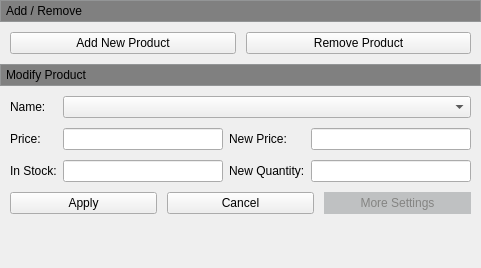
           <widget class="QWidget" name="scrollAreaWidgetContents_8">
            <property name="geometry">
             <rect>
              <x>0</x>
              <y>0</y>
              <width>481</width>
              <height>268</height>
             </rect>
            </property>
            <layout class="QVBoxLayout" name="verticalLayout_14">
             <property name="spacing">
              <number>0</number>
             </property>
             <property name="leftMargin">
              <number>0</number>
             </property>
             <property name="topMargin">
              <number>0</number>
             </property>
             <property name="rightMargin">
              <number>0</number>
             </property>
             <property name="bottomMargin">
              <number>7</number>
             </property>
             <item>
              <widget class="QFrame" name="verticalFrame_2">
               <property name="styleSheet">
                <string notr="true">background-color:rgb(191,193,194)</string>
               </property>
               <property name="frameShape">
                <enum>QFrame::StyledPanel</enum>
               </property>
               <layout class="QVBoxLayout" name="verticalLayout_15">
                <property name="spacing">
                 <number>0</number>
                </property>
                <property name="leftMargin">
                 <number>0</number>
                </property>
                <property name="topMargin">
                 <number>0</number>
                </property>
                <property name="rightMargin">
                 <number>0</number>
                </property>
                <property name="bottomMargin">
                 <number>0</number>
                </property>
                <item>
                 <widget class="QPushButton" name="m_pPushButtonProductAdd">
                  <property name="enabled">
                   <bool>true</bool>
                  </property>
                  <property name="sizePolicy">
                   <sizepolicy hsizetype="Expanding" vsizetype="Fixed">
                    <horstretch>0</horstretch>
                    <verstretch>0</verstretch>
                   </sizepolicy>
                  </property>
                  <property name="minimumSize">
                   <size>
                    <width>0</width>
                    <height>20</height>
                   </size>
                  </property>
                  <property name="maximumSize">
                   <size>
                    <width>16777215</width>
                    <height>20</height>
                   </size>
                  </property>
                  <property name="cursor">
                   <cursorShape>ArrowCursor</cursorShape>
                  </property>
                  <property name="mouseTracking">
                   <bool>true</bool>
                  </property>
                  <property name="focusPolicy">
                   <enum>Qt::NoFocus</enum>
                  </property>
                  <property name="autoFillBackground">
                   <bool>false</bool>
                  </property>
                  <property name="styleSheet">
                   <string notr="true">QPushButton {
    background-color: gray;
	border: 0px;
	border-radius: 0px;
	text-align: left;
	padding-left: 5px;
}
</string>
                  </property>
                  <property name="text">
                   <string>Add / Remove</string>
                  </property>
                  <property name="iconSize">
                   <size>
                    <width>10</width>
                    <height>10</height>
                   </size>
                  </property>
                  <property name="checkable">
                   <bool>true</bool>
                  </property>
                  <property name="checked">
                   <bool>true</bool>
                  </property>
                  <property name="flat">
                   <bool>true</bool>
                  </property>
                 </widget>
                </item>
               </layout>
              </widget>
             </item>
             <item>
              <widget class="QWidget" name="m_pProductAddWidget" native="true">
               <layout class="QFormLayout" name="formLayout_9">
                <property name="fieldGrowthPolicy">
                 <enum>QFormLayout::AllNonFixedFieldsGrow</enum>
                </property>
                <property name="horizontalSpacing">
                 <number>5</number>
                </property>
                <property name="verticalSpacing">
                 <number>10</number>
                </property>
                <property name="leftMargin">
                 <number>10</number>
                </property>
                <property name="topMargin">
                 <number>10</number>
                </property>
                <property name="rightMargin">
                 <number>10</number>
                </property>
                <property name="bottomMargin">
                 <number>10</number>
                </property>
                <item row="0" column="0" colspan="2">
                 <layout class="QHBoxLayout" name="horizontalLayout_18">
                  <property name="spacing">
                   <number>10</number>
                  </property>
                  <property name="leftMargin">
                   <number>0</number>
                  </property>
                  <property name="rightMargin">
                   <number>0</number>
                  </property>
                  <property name="bottomMargin">
                   <number>0</number>
                  </property>
                  <item>
                   <widget class="QPushButton" name="pushButton_15">
                    <property name="autoFillBackground">
                     <bool>false</bool>
                    </property>
                    <property name="styleSheet">
                     <string notr="true"/>
                    </property>
                    <property name="text">
                     <string>Add New Product</string>
                    </property>
                    <property name="checkable">
                     <bool>false</bool>
                    </property>
                    <property name="checked">
                     <bool>false</bool>
                    </property>
                    <property name="flat">
                     <bool>false</bool>
                    </property>
                   </widget>
                  </item>
                  <item>
                   <widget class="QPushButton" name="pushButton_16">
                    <property name="text">
                     <string>Remove Product</string>
                    </property>
                   </widget>
                  </item>
                 </layout>
                </item>
               </layout>
              </widget>
             </item>
             <item>
              <widget class="QFrame" name="verticalFrame_3">
               <property name="styleSheet">
                <string notr="true">background-color:rgb(191,193,194)</string>
               </property>
               <property name="frameShape">
                <enum>QFrame::StyledPanel</enum>
               </property>
               <layout class="QVBoxLayout" name="verticalLayout_24">
                <property name="spacing">
                 <number>0</number>
                </property>
                <property name="leftMargin">
                 <number>0</number>
                </property>
                <property name="topMargin">
                 <number>0</number>
                </property>
                <property name="rightMargin">
                 <number>0</number>
                </property>
                <property name="bottomMargin">
                 <number>0</number>
                </property>
                <item>
                 <widget class="QPushButton" name="m_pPushButtonProductChange">
                  <property name="enabled">
                   <bool>true</bool>
                  </property>
                  <property name="sizePolicy">
                   <sizepolicy hsizetype="Expanding" vsizetype="Fixed">
                    <horstretch>0</horstretch>
                    <verstretch>0</verstretch>
                   </sizepolicy>
                  </property>
                  <property name="minimumSize">
                   <size>
                    <width>0</width>
                    <height>20</height>
                   </size>
                  </property>
                  <property name="maximumSize">
                   <size>
                    <width>16777215</width>
                    <height>20</height>
                   </size>
                  </property>
                  <property name="focusPolicy">
                   <enum>Qt::NoFocus</enum>
                  </property>
                  <property name="autoFillBackground">
                   <bool>false</bool>
                  </property>
                  <property name="styleSheet">
                   <string notr="true">QPushButton {
    background-color: gray;
	border: 0px;
	border-radius: 0px;
	text-align: left;
	padding-left: 5px;
}
</string>
                  </property>
                  <property name="text">
                   <string>Modify Product</string>
                  </property>
                  <property name="iconSize">
                   <size>
                    <width>10</width>
                    <height>10</height>
                   </size>
                  </property>
                  <property name="checkable">
                   <bool>true</bool>
                  </property>
                  <property name="checked">
                   <bool>true</bool>
                  </property>
                  <property name="flat">
                   <bool>true</bool>
                  </property>
                 </widget>
                </item>
               </layout>
              </widget>
             </item>
             <item>
              <widget class="QWidget" name="m_pProductChangeWidget" native="true">
               <layout class="QGridLayout" name="gridLayout_3">
                <property name="leftMargin">
                 <number>10</number>
                </property>
                <property name="topMargin">
                 <number>10</number>
                </property>
                <property name="rightMargin">
                 <number>10</number>
                </property>
                <property name="bottomMargin">
                 <number>10</number>
                </property>
                <property name="verticalSpacing">
                 <number>10</number>
                </property>
                <item row="0" column="0">
                 <widget class="QLabel" name="label_3">
                  <property name="text">
                   <string>Name:</string>
                  </property>
                 </widget>
                </item>
                <item row="0" column="1" colspan="3">
                 <widget class="QComboBox" name="comboBox_3"/>
                </item>
                <item row="1" column="1">
                 <widget class="QLineEdit" name="lineEdit">
                  <property name="styleSheet">
                   <string notr="true"/>
                  </property>
                 </widget>
                </item>
                <item row="1" column="0">
                 <widget class="QLabel" name="label_6">
                  <property name="text">
                   <string>Price:</string>
                  </property>
                 </widget>
                </item>
                <item row="2" column="1">
                 <widget class="QLineEdit" name="lineEdit_3"/>
                </item>
                <item row="1" column="3">
                 <widget class="QLineEdit" name="lineEdit_2"/>
                </item>
                <item row="2" column="0">
                 <widget class="QLabel" name="label_8">
                  <property name="text">
                   <string>In Stock:</string>
                  </property>
                 </widget>
                </item>
                <item row="1" column="2">
                 <widget class="QLabel" name="label_7">
                  <property name="text">
                   <string>New Price:</string>
                  </property>
                 </widget>
                </item>
                <item row="2" column="2">
                 <widget class="QLabel" name="label_9">
                  <property name="text">
                   <string>New Quantity:</string>
                  </property>
                 </widget>
                </item>
                <item row="2" column="3">
                 <widget class="QLineEdit" name="lineEdit_5"/>
                </item>
                <item row="3" column="0" colspan="4">
                 <layout class="QHBoxLayout" name="horizontalLayout_9">
                  <property name="spacing">
                   <number>10</number>
                  </property>
                  <property name="leftMargin">
                   <number>0</number>
                  </property>
                  <property name="rightMargin">
                   <number>0</number>
                  </property>
                  <property name="bottomMargin">
                   <number>0</number>
                  </property>
                  <item>
                   <widget class="QPushButton" name="pushButton_29">
                    <property name="minimumSize">
                     <size>
                      <width>0</width>
                      <height>22</height>
                     </size>
                    </property>
                    <property name="maximumSize">
                     <size>
                      <width>16777215</width>
                      <height>22</height>
                     </size>
                    </property>
                    <property name="text">
                     <string>Apply</string>
                    </property>
                   </widget>
                  </item>
                  <item>
                   <widget class="QPushButton" name="pushButton_30">
                    <property name="maximumSize">
                     <size>
                      <width>16777215</width>
                      <height>22</height>
                     </size>
                    </property>
                    <property name="text">
                     <string>Cancel</string>
                    </property>
                   </widget>
                  </item>
                  <item>
                   <widget class="QPushButton" name="pushButton_31">
                    <property name="maximumSize">
                     <size>
                      <width>16777215</width>
                      <height>22</height>
                     </size>
                    </property>
                    <property name="layoutDirection">
                     <enum>Qt::RightToLeft</enum>
                    </property>
                    <property name="autoFillBackground">
                     <bool>false</bool>
                    </property>
                    <property name="styleSheet">
                     <string notr="true">color: rgb(132, 132, 130);
border: 0px;
background-color: rgb(191,193,194);</string>
                    </property>
                    <property name="text">
                     <string>More Settings</string>
                    </property>
                    <property name="flat">
                     <bool>true</bool>
                    </property>
                   </widget>
                  </item>
                 </layout>
                </item>
               </layout>
              </widget>
             </item>
             <item>
              <spacer name="verticalSpacer_4">
               <property name="orientation">
                <enum>Qt::Vertical</enum>
               </property>
               <property name="sizeHint" stdset="0">
                <size>
                 <width>20</width>
                 <height>40</height>
                </size>
               </property>
              </spacer>
             </item>
            </layout>
           </widget>
